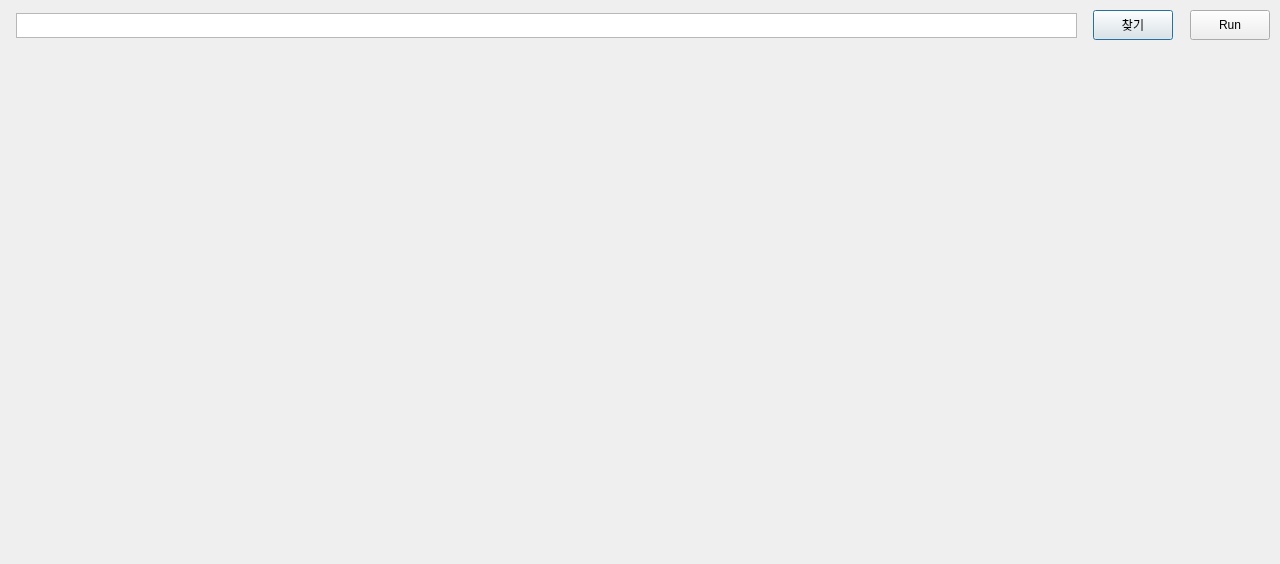
<?xml version="1.0" encoding="UTF-8"?>
<ui version="4.0">
 <class>Dialog</class>
 <widget class="QDialog" name="Dialog">
  <property name="geometry">
   <rect>
    <x>0</x>
    <y>0</y>
    <width>1280</width>
    <height>564</height>
   </rect>
  </property>
  <property name="windowTitle">
   <string>Dialog</string>
  </property>
  <widget class="QLabel" name="photo">
   <property name="geometry">
    <rect>
     <x>10</x>
     <y>70</y>
     <width>600</width>
     <height>450</height>
    </rect>
   </property>
   <property name="text">
    <string/>
   </property>
   <property name="pixmap">
    <pixmap>images/pawns.jpg</pixmap>
   </property>
  </widget>
  <widget class="QPushButton" name="find">
   <property name="geometry">
    <rect>
     <x>1093</x>
     <y>10</y>
     <width>80</width>
     <height>30</height>
    </rect>
   </property>
   <property name="text">
    <string>찾기</string>
   </property>
  </widget>
  <widget class="QTextEdit" name="text">
   <property name="geometry">
    <rect>
     <x>16</x>
     <y>13</y>
     <width>1061</width>
     <height>25</height>
    </rect>
   </property>
  </widget>
  <widget class="QLabel" name="photo2">
   <property name="geometry">
    <rect>
     <x>630</x>
     <y>70</y>
     <width>600</width>
     <height>450</height>
    </rect>
   </property>
   <property name="pixmap">
    <pixmap>images/cat.jpg</pixmap>
   </property>
  </widget>
  <widget class="QPushButton" name="run">
   <property name="geometry">
    <rect>
     <x>1190</x>
     <y>10</y>
     <width>80</width>
     <height>30</height>
    </rect>
   </property>
   <property name="text">
    <string>Run</string>
   </property>
  </widget>
 </widget>
 <resources/>
 <connections/>
</ui>
